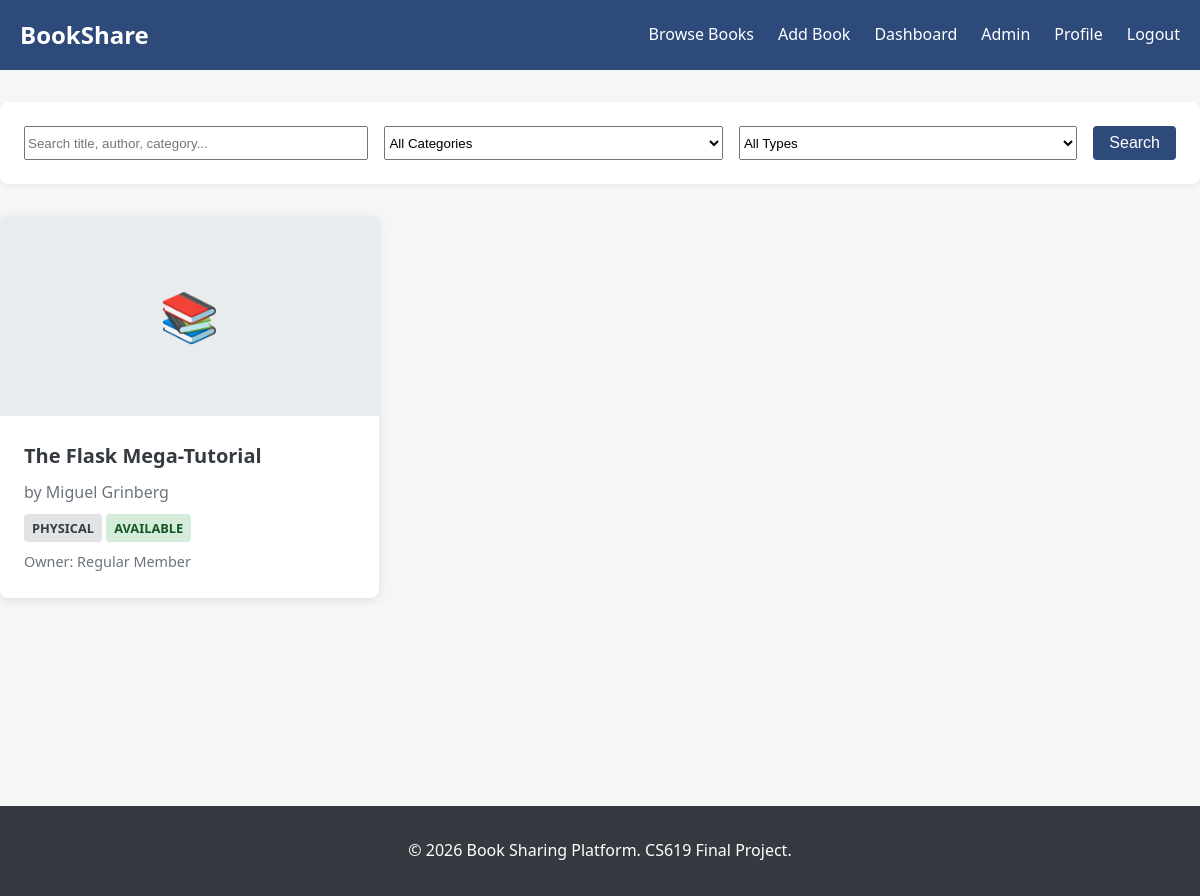
Screenshot of /books/ (signed in) with the database file from the repository.
### models.py (models this page shows, shortened)
class Book(db.Model):
    __tablename__ = 'books'
    id = db.Column(db.Integer, primary_key=True)
    title = db.Column(db.String(255), nullable=False)
    author = db.Column(db.String(255), nullable=False)
    category = db.Column(db.String(100))
    book_type = db.Column(db.String(20), nullable=False) # physical | digital
    status = db.Column(db.String(20), default='available') # available | borrowed | returned
    location_notes = db.Column(db.String(255))
    file_path = db.Column(db.String(255))
    download_link = db.Column(db.String(255))
    description = db.Column(db.Text)
    owner_id = db.Column(db.Integer, db.ForeignKey('users.id'), nullable=False)
    created_at = db.Column(db.DateTime, default=lambda: datetime.now(timezone.utc))
    borrow_requests = db.relationship('BorrowRequest', backref='book', lazy=True)
    favorited_by = db.relationship('Favorite', backref='book', lazy=True)
    reports = db.relationship('Report', backref='reported_book', foreign_keys='Report.reported_book_id', lazy=True)

class User(db.Model, UserMixin):
    __tablename__ = 'users'
    id = db.Column(db.Integer, primary_key=True)
    name = db.Column(db.String(100), nullable=False)
    email = db.Column(db.String(120), unique=True, nullable=False)
    password_hash = db.Column(db.String(255), nullable=False)
    role = db.Column(db.String(20), default='member') # member | admin
    status = db.Column(db.String(20), default='active') # active | blocked
    bio = db.Column(db.Text)
    contact = db.Column(db.String(50))
    profile_image = db.Column(db.String(255))
    created_at = db.Column(db.DateTime, default=lambda: datetime.now(timezone.utc))
    books = db.relationship('Book', backref='owner', lazy=True)
    borrow_requests = db.relationship('BorrowRequest', backref='borrower', foreign_keys='BorrowRequest.borrower_id', lazy=True)
    favorites = db.relationship('Favorite', backref='user', lazy=True)
    reports_submitted = db.relationship('Report', backref='reporter', foreign_keys='Report.reporter_id', lazy=True)

### routes/books.py (the view)
@books_bp.route('/')
@login_required
def catalog():
    q = request.args.get('q', '')
    category = request.args.get('category', 'All')
    book_type = request.args.get('type', 'All')
    query = Book.query
    if q:
        query = query.filter(Book.title.contains(q) | Book.author.contains(q) | Book.category.contains(q))
    if category != 'All':
        query = query.filter_by(category=category)
    if book_type != 'All':
        query = query.filter_by(book_type=book_type.lower())
    books = query.all()
    return render_template('books/catalog.html', books=books)

### templates/books/catalog.html (shortened to what this page needs)
{% extends "base.html" %}
{% block content %}
<div class="search-container">
    <form action="{{ url_for('books.catalog') }}" method="GET" class="search-form">
        <input type="text" name="q" placeholder="Search title, author, category..." value="{{ request.args.get('q', '') }}">
        <select name="category">
            <option value="All">All Categories</option>
        </select>
        <select name="type">
            <option value="All">All Types</option>
        </select>
        <button type="submit" class="btn btn-primary">Search</button>
    </form>
</div>
<div class="book-grid">
    {% for book in books %}
    <a href="{{ url_for('books.detail', book_id=book.id) }}" class="book-card">
        <div class="book-cover-placeholder">📚</div>
        <div class="book-details">
            <div class="book-title">{{ book.title }}</div>
            <div class="book-author">by {{ book.author }}</div>
            <div style="margin-bottom: 0.5rem;">
                <span class="badge badge-{{ book.book_type }}">{{ book.book_type }}</span>
                <span class="badge badge-{{ book.status }}">{{ book.status }}</span>
            </div>
            <div style="font-size: 0.9rem; color: var(--secondary-color);">Owner: {{ book.owner.name }}</div>
        </div>
    </a>
    {% else %}
    <p>No books found.</p>
    {% endfor %}
</div>
{% endblock %}

### static/css/style.css (style rules this page uses)
:root { --primary-color: #2E4A7A; --secondary-color: #6c757d; --success-color: #28A745; --warning-color: #FD7E14; --info-color: #17A2B8; --danger-color: #DC3545; --light-color: #f8f9fa; --dark-color: #343a40; --white: #ffffff; }
body { font-family: 'Segoe UI', Tahoma, Geneva, Verdana, sans-serif; line-height: 1.6; margin: 0; color: var(--dark-color); background-color: #f4f7f6; }
.btn { display: inline-block; padding: 0.5rem 1rem; border: none; border-radius: 4px; cursor: pointer; text-decoration: none; font-size: 1rem; }
.btn-primary { background-color: var(--primary-color); color: var(--white); }
.search-container { background: var(--white); padding: 1.5rem; border-radius: 8px; margin-bottom: 2rem; box-shadow: 0 2px 5px rgba(0,0,0,0.05); }
.search-form { display: flex; gap: 1rem; flex-wrap: wrap; }
.search-form input, .search-form select { flex: 1; min-width: 150px; }
.book-grid { display: grid; grid-template-columns: repeat(auto-fill, minmax(280px, 1fr)); gap: 2rem; }
.book-card { background: var(--white); border-radius: 8px; overflow: hidden; box-shadow: 0 2px 10px rgba(0,0,0,0.1); transition: transform 0.2s; text-decoration: none; color: inherit; }
.book-cover-placeholder { height: 200px; background-color: #e9ecef; display: flex; align-items: center; justify-content: center; font-size: 3rem; color: #adb5bd; }
.book-details { padding: 1.5rem; }
.book-title { font-size: 1.25rem; font-weight: bold; margin-bottom: 0.5rem; }
.book-author { color: var(--secondary-color); margin-bottom: 0.5rem; }
.badge { display: inline-block; padding: 0.25rem 0.5rem; border-radius: 4px; font-size: 0.8rem; font-weight: bold; text-transform: uppercase; }
.badge-available { background-color: #d4edda; color: #155724; }
.badge-physical { background-color: #e2e3e5; color: #383d41; }

### rows the page displays
Book: title "The Flask Mega-Tutorial", author "Miguel Grinberg", book_type "PHYSICAL", status "AVAILABLE", owner.name "Regular Member"
